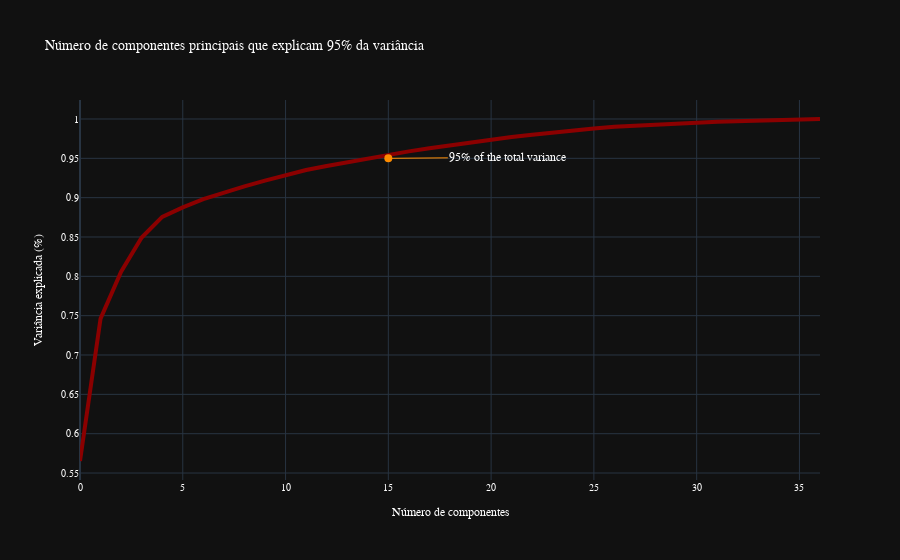

The code cell stored with this chart in its notebook:
### Markdown cell above
A análise de componentes principais é associada a ideia de redução de massa de dados, com menor perda possível da informação. O objetivo é sumarizar os dados que contém muitas variáveis (p) por um conjunto menor de variáveis (k) compostas, derivadas a partir do conjunto original. Os primeiros k componentes contém a maior quantidade de variação dos dados.

### Code cell
# Gráfico:

fig = go.Figure()
fig.add_trace(go.Scatter(y=(np.cumsum(pca.explained_variance_ratio_)),
                         mode='lines', line=dict(color="#8B0000",width = 4)))
    

# Layout:  
fig.update_layout(showlegend=False,
                  title="Número de componentes principais que explicam 95% da variância",
                  xaxis_title="Número de componentes",
                  yaxis_title="Variância explicada (%)",
                  template='plotly_dark',
                  font=dict(family="monospace",
                            size=10, color="#ffffff"),

                  annotations=[dict(x=15,
                                    y=0.95,
                                    xref="x",
                                    yref="y",
                                    text="95% of the total variance",
                                    showarrow=True,
                                    arrowhead=6,
                                    arrowsize=2,
                                    arrowcolor="#FF8C00",
                                    ax=120,
                                    ay=-1,
                                    font=dict(
                                    family="Courier New, monospace",
                                    size=12,
                                    color="#ffffff"))])

### Figure 1 — Plotly figure (JSON) as saved in the notebook; plotly's stock layout.template omitted (floating-point values rounded to 4 significant figures)
{"data": [{"line": {"color": "#8B0000", "width": 4}, "mode": "lines", "type": "scatter", "y": [0.5653, 0.7463, 0.8058, 0.8493, 0.8756, 0.8877, 0.898, 0.9066, 0.9144, 0.9217, 0.9288, 0.9352, 0.9404, 0.9453, 0.95, 0.9546, 0.9589, 0.9627, 0.9665, 0.9703, 0.9737, 0.977, 0.98, 0.983, 0.9856, 0.9879, 0.99, 0.9916, 0.9932, 0.9942, 0.9953, 0.9964, 0.9973, 0.9982, 0.9991, 0.9998, 1]}], "layout": {"annotations": [{"arrowcolor": "#FF8C00", "arrowhead": 6, "arrowsize": 2, "ax": 120, "ay": -1, "font": {"color": "#ffffff", "family": "Courier New, monospace", "size": 12}, "showarrow": true, "text": "95% of the total variance", "x": 15, "xref": "x", "y": 0.95, "yref": "y"}], "font": {"color": "#ffffff", "family": "monospace", "size": 10}, "showlegend": false, "title": {"text": "Número de componentes principais que explicam 95% da variância"}, "xaxis": {"title": {"text": "Número de componentes"}}, "yaxis": {"title": {"text": "Variância explicada (%)"}}}}
